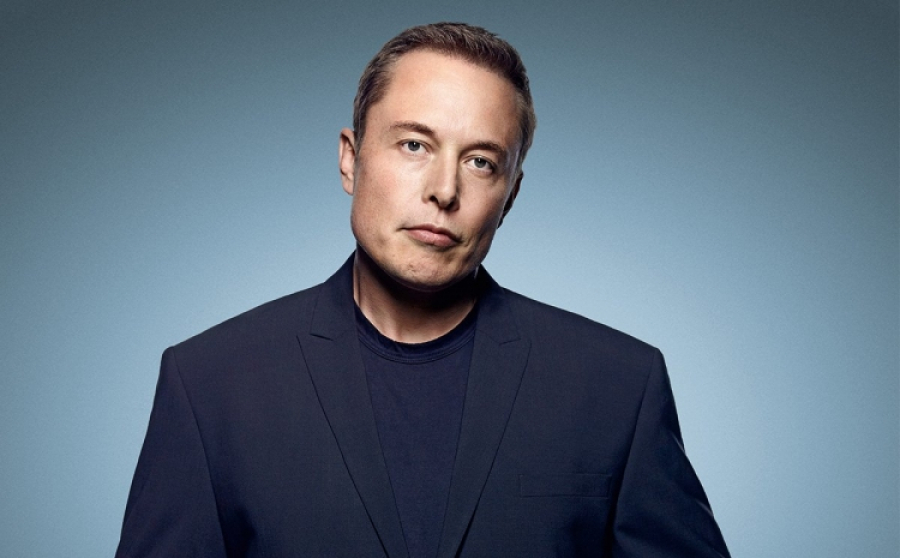
#> input picture face.jpg, 900 x 558 px
$ python main.py
#> lines starting #> are read from the running program, lines starting #| are printed output that depends on the picture; after the words box and inside, x2 and y2 are one past the last pixel; in counts of white or black regions, pixels touching at a corner belong together
import cv2
import numpy as np

face_cascade = cv2.CascadeClassifier('haarcascade_frontalface_default.xml')

img = cv2.imread('face.jpg')
#> img is the input picture: shape (558, 900, 3); mean B, G, R 125.5, 110.2, 93.8
rect = cv2.imread('face.jpg')

gray = cv2.cvtColor(rect, cv2.COLOR_BGR2GRAY)
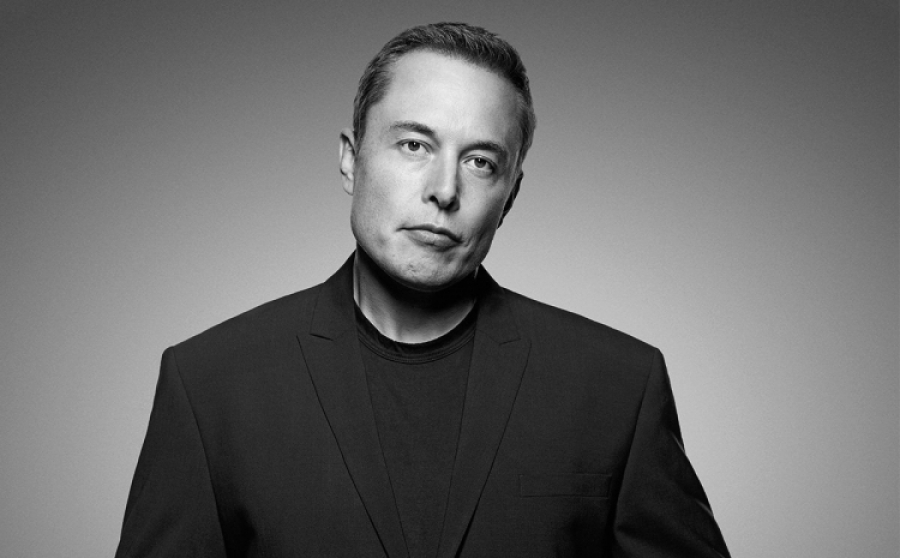
#> gray: shape (558, 900); min 0, max 238, mean 107
faces = face_cascade.detectMultiScale(gray, 1.1, 4)
#> faces = [[353, 76, 186, 186]]
for (x, y, w, h) in faces:
    cv2.rectangle(img, (int(x-x*0.1), int(y-y*0.1)), (int((x+w)*1.1), int((y+h)*1.1)), (255, 255, 0), 2)
    cv2.imwrite("rectangle_face.jpg", img) # Обводим в прямоугольник
    roi_color = rect[int(y-y*0.1):int((y+h)*1.1), int(x-x*0.1):int((x+w)*1.1)]
    cv2.imwrite("only_face.jpg",roi_color) # Только лицо с отступом 10%
#> this loop made 1 pass
#> pass 1, `roi_color = rect[int(y-y*0.1):int((y+h)*1.1), int(x-x*0.1):int((x+w)*1..`:
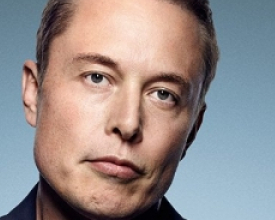
#> roi_color: shape (220, 275, 3); mean B, G, R 139.8, 140.7, 150.4

#cv2.imshow('img', img)

#4 пункт
binary_img = cv2.imread('only_face.jpg')
binary_img = cv2.Canny(binary_img, 30, 150)
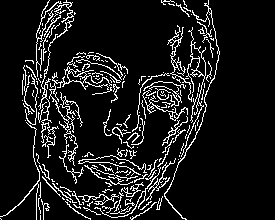
#> binary_img: shape (220, 275); 10.4% white in thin lines or dots, all inside (x1, y1, x2, y2) = (0, 0, 220, 220)
#cv2.imshow('img', binary_img)
cv2.imwrite("binary_img.jpg", binary_img)


#refresh
final_contors = []
contours, _ = cv2.findContours(binary_img, cv2.RETR_TREE, cv2.CHAIN_APPROX_SIMPLE)
#> contours = 219 contours, 197 with area under 20; largest, box (x1, y1, x2, y2) and area: (49, 66, 112, 166) 251, (181, 27, 206, 157) 242, (190, 44, 206, 77) 200, (67, 71, 86, 84) 98, (142, 90, 188, 121) 96

for c in contours:
    x,y,w,h = cv2.boundingRect(c)
    if w >= 10 and h >= 10:
        final_contors.append(c)
#> this loop made 219 passes
#> (x, y, w, h) on passes 4 to 6: (110, 207, 22, 7), (83, 207, 18, 8), (121, 206, 8, 6)
#> after the loop, final_contors = 50 contours, 32 with area under 20; largest, box (x1, y1, x2, y2) and area: (49, 66, 112, 166) 251, (181, 27, 206, 157) 242, (190, 44, 206, 77) 200, (67, 71, 86, 84) 98, (142, 90, 188, 121) 96
the_mask = np.zeros_like(binary_img)
cv2.drawContours(the_mask, final_contors, -1, (255, 255, 255), cv2.FILLED)
binary_img = cv2.bitwise_and(binary_img, binary_img, mask=the_mask)
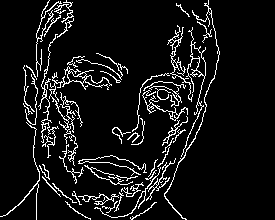
#> binary_img: shape (220, 275); 8.1% white in thin lines or dots, all inside (x1, y1, x2, y2) = (0, 0, 220, 220)
cv2.imwrite("binary_img_refresh.jpg", binary_img)
#cv2.imshow("img",binary_img)


#5 пункт
img_morph = cv2.imread('binary_img.jpg',0)
#> img_morph: shape (220, 275); min 0, max 255, mean 26.6
kernel = np.ones((5,5),np.uint8)
erosion = cv2.dilate(img_morph,kernel,iterations=1)
cv2.imwrite("img_morph.jpg", erosion)
#cv2.imshow('img', erosion)


#6 пункт
img_gaus = cv2.imread('img_morph.jpg',0)
#> img_gaus: shape (220, 275); min 0, max 255, mean 103.4
img_gaus = cv2.GaussianBlur(img_gaus,(5,5),0)
cv2.imwrite("img_gaus.jpg", img_gaus)

img_gaus = cv2.imread('img_gaus.jpg',0)
#> img_gaus: shape (220, 275); min 0, max 255, mean 103.4

zeros_like1 = np.zeros_like(img_gaus)

img_gaus  = cv2.normalize(img_gaus, zeros_like1, 1, 0, cv2.NORM_MINMAX)
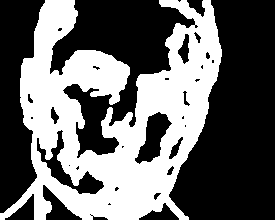
#> img_gaus: shape (220, 275); values 0 (black) and 1 (white), 40.9% white; 1 white region, box (x1, y1, x2, y2) and area: (0, 0, 222, 220) 24753

#cv2.imwrite("img_gaus_with_norma.jpg", img_gaus)
#cv2.imshow('img', img_gaus)


#7 пункт
img_bilat = cv2.imread('only_face.jpg')
img_bilat=cv2.bilateralFilter(img_bilat,50,50, cv2.BORDER_REFLECT)
cv2.imwrite("img_bilat.jpg", img_bilat)
#cv2.imshow('img', img_bilat)


#8 пункт
img_chetko = cv2.imread('only_face.jpg')
kernel = np.array([[-1,-1,-1], [-1,9,-1], [-1,-1,-1]])
img_chetko=cv2.filter2D(img_chetko,-1,kernel)
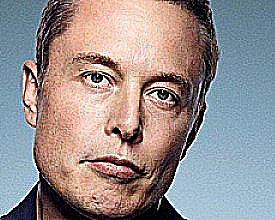
#> img_chetko: shape (220, 275, 3); mean B, G, R 141.7, 142.6, 150.5
cv2.imwrite("img_chetko.jpg", img_chetko)
#cv2.imshow('img', img_chetko)


#9 пункт
final=np.expand_dims(img_gaus, axis=2)
result = final * img_chetko + (1 - final) * img_bilat
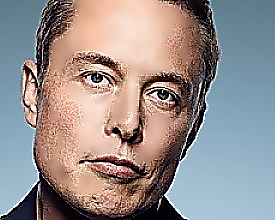
#> result: shape (220, 275, 3); mean of channels 0, 1, 2 141.4, 142.4, 150.9; drawn as B, G, R
#cv2.imshow('img', result)
cv2.imwrite('final.jpg', result)
cv2.waitKey()
